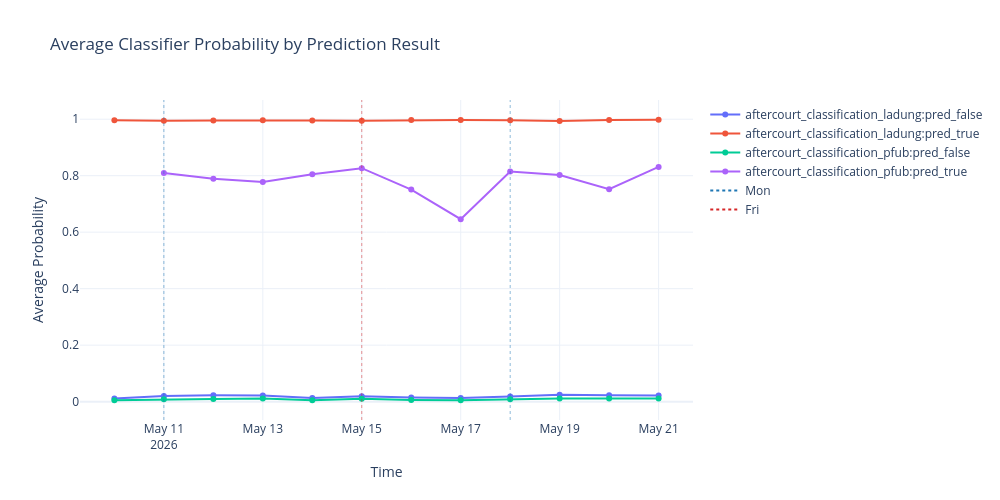

Here is the notebook cell this chart was saved with:
### Code cell
plot_time_series(df, title="Average Classifier Probability by Prediction Result", ylabel="Average Probability")

### Figure 1 — Plotly figure (JSON) as saved in the notebook; plotly's stock layout.template omitted (floating-point values rounded to 4 significant figures)
{"data": [{"hovertemplate": "Metric=aftercourt_classification_ladung:pred_false<br>Time=%{x}<br>Average Probability=%{y}<extra></extra>", "legendgroup": "aftercourt_classification_ladung:pred_false", "line": {"color": "#636efa", "dash": "solid"}, "marker": {"symbol": "circle"}, "mode": "lines+markers", "name": "aftercourt_classification_ladung:pred_false", "orientation": "v", "showlegend": true, "type": "scatter", "x": ["2026-05-10T00:00:00.000000000", "2026-05-11T00:00:00.000000000", "2026-05-12T00:00:00.000000000", "2026-05-13T00:00:00.000000000", "2026-05-14T00:00:00.000000000", "2026-05-15T00:00:00.000000000", "2026-05-16T00:00:00.000000000", "2026-05-17T00:00:00.000000000", "2026-05-18T00:00:00.000000000", "2026-05-19T00:00:00.000000000", "2026-05-20T00:00:00.000000000", "2026-05-21T00:00:00.000000000"], "xaxis": "x", "y": [0.01086, 0.01964, 0.02247, 0.02153, 0.01276, 0.0188, 0.01424, 0.01303, 0.01855, 0.02417, 0.02281, 0.02163], "yaxis": "y"}, {"hovertemplate": "Metric=aftercourt_classification_ladung:pred_true<br>Time=%{x}<br>Average Probability=%{y}<extra></extra>", "legendgroup": "aftercourt_classification_ladung:pred_true", "line": {"color": "#EF553B", "dash": "solid"}, "marker": {"symbol": "circle"}, "mode": "lines+markers", "name": "aftercourt_classification_ladung:pred_true", "orientation": "v", "showlegend": true, "type": "scatter", "x": ["2026-05-10T00:00:00.000000000", "2026-05-11T00:00:00.000000000", "2026-05-12T00:00:00.000000000", "2026-05-13T00:00:00.000000000", "2026-05-14T00:00:00.000000000", "2026-05-15T00:00:00.000000000", "2026-05-16T00:00:00.000000000", "2026-05-17T00:00:00.000000000", "2026-05-18T00:00:00.000000000", "2026-05-19T00:00:00.000000000", "2026-05-20T00:00:00.000000000", "2026-05-21T00:00:00.000000000"], "xaxis": "x", "y": [0.9964, 0.9948, 0.9958, 0.9966, 0.9952, 0.9948, 0.9971, 0.9973, 0.9959, 0.9937, 0.9971, 0.998], "yaxis": "y"}, {"hovertemplate": "Metric=aftercourt_classification_pfub:pred_false<br>Time=%{x}<br>Average Probability=%{y}<extra></extra>", "legendgroup": "aftercourt_classification_pfub:pred_false", "line": {"color": "#00cc96", "dash": "solid"}, "marker": {"symbol": "circle"}, "mode": "lines+markers", "name": "aftercourt_classification_pfub:pred_false", "orientation": "v", "showlegend": true, "type": "scatter", "x": ["2026-05-10T00:00:00.000000000", "2026-05-11T00:00:00.000000000", "2026-05-12T00:00:00.000000000", "2026-05-13T00:00:00.000000000", "2026-05-14T00:00:00.000000000", "2026-05-15T00:00:00.000000000", "2026-05-16T00:00:00.000000000", "2026-05-17T00:00:00.000000000", "2026-05-18T00:00:00.000000000", "2026-05-19T00:00:00.000000000", "2026-05-20T00:00:00.000000000", "2026-05-21T00:00:00.000000000"], "xaxis": "x", "y": [0.004869, 0.008407, 0.009712, 0.01109, 0.005258, 0.009956, 0.00579, 0.00501, 0.008669, 0.01078, 0.01064, 0.01073], "yaxis": "y"}, {"hovertemplate": "Metric=aftercourt_classification_pfub:pred_true<br>Time=%{x}<br>Average Probability=%{y}<extra></extra>", "legendgroup": "aftercourt_classification_pfub:pred_true", "line": {"color": "#ab63fa", "dash": "solid"}, "marker": {"symbol": "circle"}, "mode": "lines+markers", "name": "aftercourt_classification_pfub:pred_true", "orientation": "v", "showlegend": true, "type": "scatter", "x": ["2026-05-11T00:00:00.000000000", "2026-05-12T00:00:00.000000000", "2026-05-13T00:00:00.000000000", "2026-05-14T00:00:00.000000000", "2026-05-15T00:00:00.000000000", "2026-05-16T00:00:00.000000000", "2026-05-17T00:00:00.000000000", "2026-05-18T00:00:00.000000000", "2026-05-19T00:00:00.000000000", "2026-05-20T00:00:00.000000000", "2026-05-21T00:00:00.000000000"], "xaxis": "x", "y": [0.8099, 0.7892, 0.7777, 0.8047, 0.8266, 0.7507, 0.6458, 0.8147, 0.8023, 0.7523, 0.831], "yaxis": "y"}, {"hoverinfo": "skip", "line": {"color": "#1f77b4", "dash": "dot"}, "mode": "lines", "name": "Mon", "showlegend": true, "type": "scatter", "x": ["2026-05-11T00:00:00"], "y": [null]}, {"hoverinfo": "skip", "line": {"color": "#d62728", "dash": "dot"}, "mode": "lines", "name": "Fri", "showlegend": true, "type": "scatter", "x": ["2026-05-15T00:00:00"], "y": [null]}], "layout": {"height": 500, "hovermode": "x unified", "legend": {"title": {"text": ""}, "tracegroupgap": 0}, "shapes": [{"line": {"color": "#1f77b4", "dash": "dot", "width": 1}, "opacity": 0.5, "type": "line", "x0": "2026-05-11T00:00:00", "x1": "2026-05-11T00:00:00", "xref": "x", "y0": 0, "y1": 1, "yref": "y domain"}, {"line": {"color": "#d62728", "dash": "dot", "width": 1}, "opacity": 0.5, "type": "line", "x0": "2026-05-15T00:00:00", "x1": "2026-05-15T00:00:00", "xref": "x", "y0": 0, "y1": 1, "yref": "y domain"}, {"line": {"color": "#1f77b4", "dash": "dot", "width": 1}, "opacity": 0.5, "type": "line", "x0": "2026-05-18T00:00:00", "x1": "2026-05-18T00:00:00", "xref": "x", "y0": 0, "y1": 1, "yref": "y domain"}], "title": {"text": "Average Classifier Probability by Prediction Result"}, "width": 1000, "xaxis": {"anchor": "y", "domain": [0, 1], "title": {"text": "Time"}}, "yaxis": {"anchor": "x", "domain": [0, 1], "title": {"text": "Average Probability"}}}}
